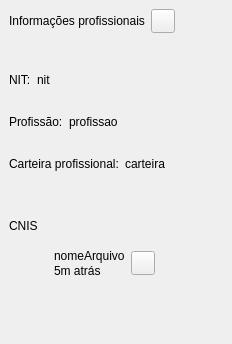
          <widget class="QFrame" name="frInfoProfissionais">
           <property name="frameShape">
            <enum>QFrame::NoFrame</enum>
           </property>
           <property name="frameShadow">
            <enum>QFrame::Raised</enum>
           </property>
           <layout class="QVBoxLayout" name="verticalLayout_6">
            <property name="spacing">
             <number>4</number>
            </property>
            <property name="leftMargin">
             <number>0</number>
            </property>
            <property name="topMargin">
             <number>0</number>
            </property>
            <property name="rightMargin">
             <number>8</number>
            </property>
            <property name="bottomMargin">
             <number>8</number>
            </property>
            <item>
             <widget class="QFrame" name="frame_23">
              <property name="frameShape">
               <enum>QFrame::NoFrame</enum>
              </property>
              <property name="frameShadow">
               <enum>QFrame::Raised</enum>
              </property>
              <layout class="QHBoxLayout" name="horizontalLayout_23">
               <property name="bottomMargin">
                <number>24</number>
               </property>
               <item>
                <widget class="QLabel" name="lbTituloInfoProfissionais">
                 <property name="text">
                  <string>Informações profissionais</string>
                 </property>
                </widget>
               </item>
               <item>
                <widget class="QPushButton" name="pbInfoProfissionais">
                 <property name="minimumSize">
                  <size>
                   <width>24</width>
                   <height>24</height>
                  </size>
                 </property>
                 <property name="maximumSize">
                  <size>
                   <width>24</width>
                   <height>24</height>
                  </size>
                 </property>
                 <property name="text">
                  <string/>
                 </property>
                </widget>
               </item>
               <item>
                <spacer name="horizontalSpacer_5">
                 <property name="orientation">
                  <enum>Qt::Horizontal</enum>
                 </property>
                 <property name="sizeHint" stdset="0">
                  <size>
                   <width>40</width>
                   <height>20</height>
                  </size>
                 </property>
                </spacer>
               </item>
              </layout>
             </widget>
            </item>
            <item>
             <widget class="QFrame" name="frame_24">
              <property name="frameShape">
               <enum>QFrame::NoFrame</enum>
              </property>
              <property name="frameShadow">
               <enum>QFrame::Raised</enum>
              </property>
              <layout class="QHBoxLayout" name="horizontalLayout_24">
               <item alignment="Qt::AlignLeft">
                <widget class="QLabel" name="lbInfoNit">
                 <property name="text">
                  <string>NIT:</string>
                 </property>
                </widget>
               </item>
               <item alignment="Qt::AlignLeft">
                <widget class="QLabel" name="lbNit">
                 <property name="text">
                  <string>nit</string>
                 </property>
                </widget>
               </item>
               <item>
                <spacer name="horizontalSpacer_22">
                 <property name="orientation">
                  <enum>Qt::Horizontal</enum>
                 </property>
                 <property name="sizeHint" stdset="0">
                  <size>
                   <width>40</width>
                   <height>20</height>
                  </size>
                 </property>
                </spacer>
               </item>
              </layout>
             </widget>
            </item>
            <item>
             <widget class="QFrame" name="frame_25">
              <property name="frameShape">
               <enum>QFrame::NoFrame</enum>
              </property>
              <property name="frameShadow">
               <enum>QFrame::Raised</enum>
              </property>
              <layout class="QHBoxLayout" name="horizontalLayout_25">
               <item>
                <widget class="QLabel" name="lbInfoProfissao">
                 <property name="text">
                  <string>Profissão:</string>
                 </property>
                </widget>
               </item>
               <item>
                <widget class="QLabel" name="lbProfissao">
                 <property name="text">
                  <string>profissao</string>
                 </property>
                </widget>
               </item>
               <item>
                <spacer name="horizontalSpacer_23">
                 <property name="orientation">
                  <enum>Qt::Horizontal</enum>
                 </property>
                 <property name="sizeHint" stdset="0">
                  <size>
                   <width>40</width>
                   <height>20</height>
                  </size>
                 </property>
                </spacer>
               </item>
              </layout>
             </widget>
            </item>
            <item>
             <widget class="QFrame" name="frame_21">
              <property name="frameShape">
               <enum>QFrame::NoFrame</enum>
              </property>
              <property name="frameShadow">
               <enum>QFrame::Raised</enum>
              </property>
              <layout class="QHBoxLayout" name="horizontalLayout_26">
               <item>
                <widget class="QLabel" name="lbInfoCarteiraProfissional">
                 <property name="text">
                  <string>Carteira profissional:</string>
                 </property>
                </widget>
               </item>
               <item>
                <widget class="QLabel" name="lbCarteiraProfissional">
                 <property name="text">
                  <string>carteira</string>
                 </property>
                </widget>
               </item>
               <item>
                <spacer name="horizontalSpacer_24">
                 <property name="orientation">
                  <enum>Qt::Horizontal</enum>
                 </property>
                 <property name="sizeHint" stdset="0">
                  <size>
                   <width>40</width>
                   <height>20</height>
                  </size>
                 </property>
                </spacer>
               </item>
              </layout>
             </widget>
            </item>
            <item>
             <widget class="QFrame" name="frame_22">
              <property name="frameShape">
               <enum>QFrame::NoFrame</enum>
              </property>
              <property name="frameShadow">
               <enum>QFrame::Raised</enum>
              </property>
              <layout class="QVBoxLayout" name="verticalLayout_7">
               <property name="topMargin">
                <number>32</number>
               </property>
               <item alignment="Qt::AlignLeft">
                <widget class="QLabel" name="lbInfoCnis">
                 <property name="text">
                  <string>CNIS</string>
                 </property>
                </widget>
               </item>
               <item alignment="Qt::AlignLeft">
                <widget class="QFrame" name="frArquivoCnis">
                 <property name="frameShape">
                  <enum>QFrame::NoFrame</enum>
                 </property>
                 <property name="frameShadow">
                  <enum>QFrame::Raised</enum>
                 </property>
                 <layout class="QHBoxLayout" name="horizontalLayout_28">
                  <item>
                   <widget class="QFrame" name="frIconeArquivo">
                    <property name="minimumSize">
                     <size>
                      <width>30</width>
                      <height>30</height>
                     </size>
                    </property>
                    <property name="maximumSize">
                     <size>
                      <width>30</width>
                      <height>30</height>
                     </size>
                    </property>
                    <property name="frameShape">
                     <enum>QFrame::NoFrame</enum>
                    </property>
                    <property name="frameShadow">
                     <enum>QFrame::Raised</enum>
                    </property>
                   </widget>
                  </item>
                  <item>
                   <widget class="QFrame" name="frame_26">
                    <property name="frameShape">
                     <enum>QFrame::NoFrame</enum>
                    </property>
                    <property name="frameShadow">
                     <enum>QFrame::Raised</enum>
                    </property>
                    <layout class="QVBoxLayout" name="verticalLayout_8">
                     <property name="spacing">
                      <number>0</number>
                     </property>
                     <property name="leftMargin">
                      <number>0</number>
                     </property>
                     <property name="topMargin">
                      <number>0</number>
                     </property>
                     <property name="rightMargin">
                      <number>0</number>
                     </property>
                     <property name="bottomMargin">
                      <number>0</number>
                     </property>
                     <item>
                      <widget class="QLabel" name="lbInfoNomeArquivo">
                       <property name="text">
                        <string>nomeArquivo</string>
                       </property>
                      </widget>
                     </item>
                     <item>
                      <widget class="QLabel" name="lbInfoMetaArquivo">
                       <property name="text">
                        <string>5m atrás</string>
                       </property>
                      </widget>
                     </item>
                    </layout>
                   </widget>
                  </item>
                  <item>
                   <widget class="QPushButton" name="pbOpcoesCnis">
                    <property name="sizePolicy">
                     <sizepolicy hsizetype="Minimum" vsizetype="Fixed">
                      <horstretch>0</horstretch>
                      <verstretch>0</verstretch>
                     </sizepolicy>
                    </property>
                    <property name="minimumSize">
                     <size>
                      <width>24</width>
                      <height>24</height>
                     </size>
                    </property>
                    <property name="maximumSize">
                     <size>
                      <width>24</width>
                      <height>24</height>
                     </size>
                    </property>
                    <property name="text">
                     <string/>
                    </property>
                   </widget>
                  </item>
                 </layout>
                </widget>
               </item>
               <item>
                <spacer name="verticalSpacer_3">
                 <property name="orientation">
                  <enum>Qt::Vertical</enum>
                 </property>
                 <property name="sizeHint" stdset="0">
                  <size>
                   <width>20</width>
                   <height>40</height>
                  </size>
                 </property>
                </spacer>
               </item>
              </layout>
             </widget>
            </item>
           </layout>
          </widget>
